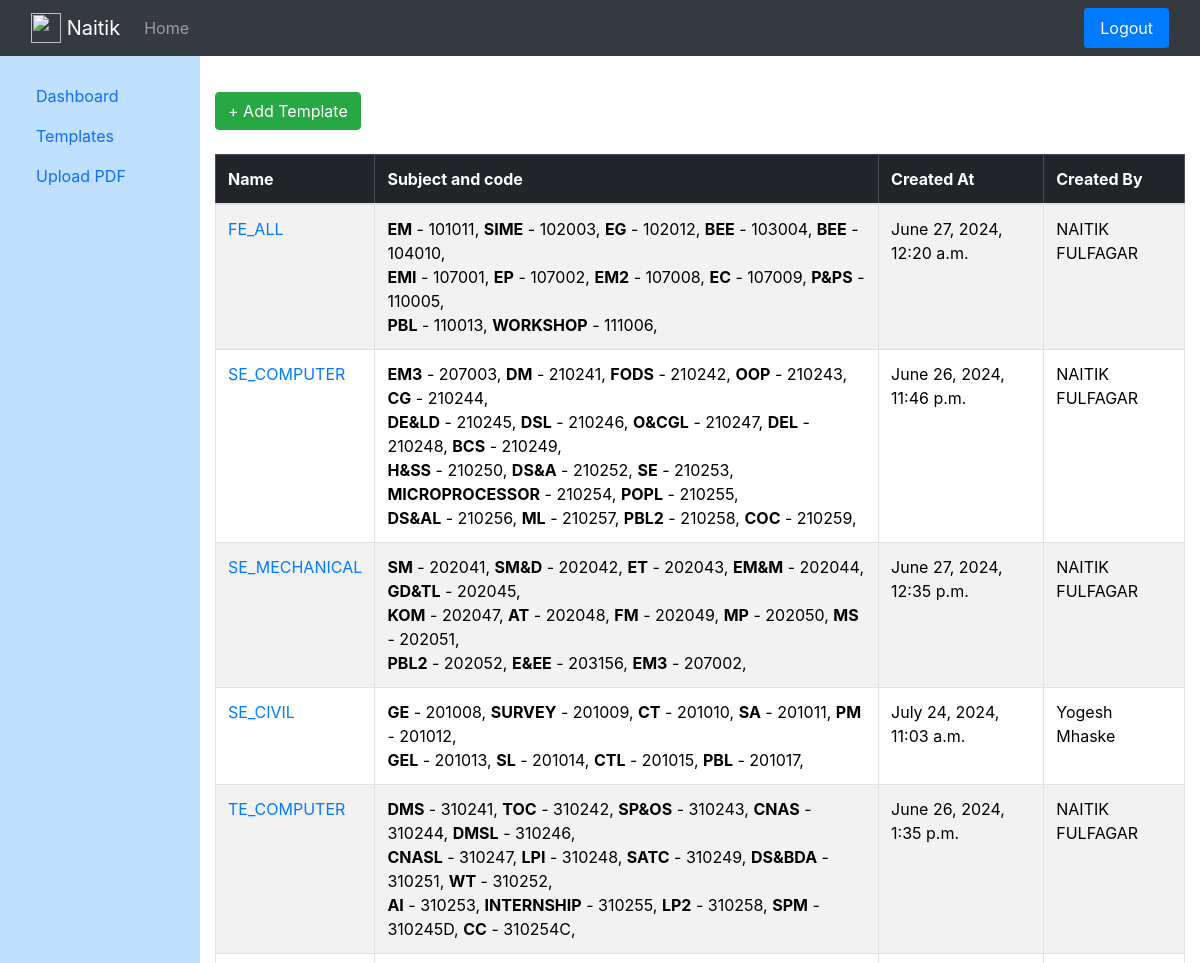
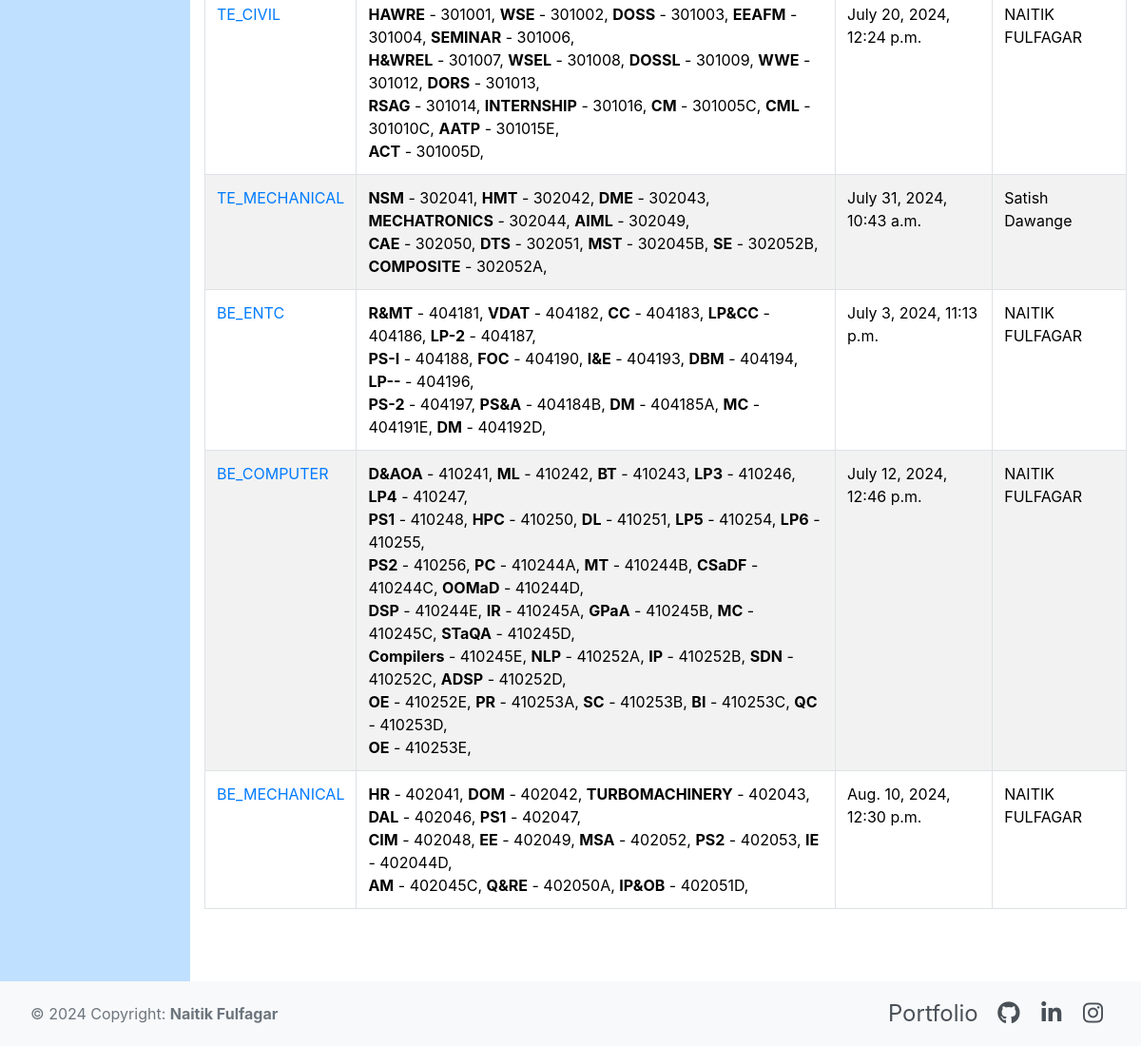
Screenshot of /templates/ (signed in) with the database file from the repository (2 pictures, top to bottom).
### website/models.py (models this page shows, shortened)
class templates_obj(models.Model):
    created_at  =   models.DateTimeField(auto_now_add=True)
    created_by  =    models.CharField(max_length=100,null=True)
    key_value_pairs =   models.JSONField()
    Name            =   models.CharField(max_length=100, blank=True)  # Adjust max_length as per your naming convention
    Year_choices = (
        ('FE', 'FE'),
        ('SE', 'SE'),
        ('TE', 'TE'),
        ('BE', 'BE'),
    )
    Year            =   models.CharField(max_length=50,choices=Year_choices,default="", blank=True, null=True)
    Branch_choices = (
        ('ALL'   , 'ALL'),
        ('COMPUTER'   , 'COMPUTER'),
        ('ENTC' , 'ENTC'),
        ('ELECTRICAL'  , 'ELECTRICAL'),
        ('MECHANICAL' , 'MECHANICAL'),
        ('CIVIL' , 'CIVIL'),
    )
    Branch          =   models.CharField(max_length=50,choices=Branch_choices,default="", blank=True, null=True)
    class Meta:
        unique_together = ('Year', 'Branch')

### website/templates.py (the view)
# urls.py: path('templates/', templates.templates,name='templates'),
def templates(request):
    if request.user.is_authenticated:
        records = templates_obj.objects.all().order_by(
    Case(
        When(Name__startswith='FE', then=1),
        When(Name__startswith='SE', then=2),
        When(Name__startswith='TE', then=3),
        When(Name__startswith='BE', then=4),
        default=999,
        output_field=IntegerField(),
    )
)
        return render(request,'templates.html',{'records':records})
    else:
        messages.success(request,"You Must Be Logged In To View This Page.....")
        return redirect('login')

### website/templatetags/custom_filters.py (called while the page is built)
@register.filter
def initials(value):
    if not isinstance(value, str):
        return value
    words = value.split()
    if len(words) == 1:
        return value  # Return the whole word if it's a single word
    return ''.join([word[0] for word in words])

### website/templates/templates.html (shortened to what this page needs)
{% extends 'base.html' %} {% block content %}
{% load custom_filters %}
  {% if user.is_authenticated %}
  <a href="{% url 'add_templates' %}" class="btn btn-success">+ Add Template</a>
  <br />
  <br />
    <table class="table table-bordered table-striped">
        <thead class="table-dark">
        <tr>
            <th scope="col">Name</th>
            <th scope="col">Subject and code</th>
            <th scope="col">Created At</th>
            <th scope="col">Created By</th>
        </tr>
        </thead>
        <tbody>
            {% if records %}
                {% for record in records %}
                <tr>
                    <td scope="col"><a href="{% url 'templates_record' record.id %}">{{ record.Name }}</a></td>
                    <td scope="col">
                        {% for key, value in record.key_value_pairs.items %}
                            <strong>{{ value.0|initials }}</strong> - {{ key }},
                            {% if forloop.counter|divisibleby:5 %}
                                <br/>
                            {% endif %}
                        {% endfor %}
                    </td>
                    <td scope="col">{{ record.created_at }}</td>
                    <td scope="col">{{ record.created_by }}</td>
                </tr>
                {% endfor %}
            {% endif %}
        </tbody>
    </table>
    <br />
    <br />
{% endif %} {% endblock %}

### website/templates/base.html (shortened to what this page needs)
<!DOCTYPE html>
<html lang="en">
  <head>
    {% load static %}
    <link
      href="https://cdn.jsdelivr.net/npm/bootstrap@5.3.3/dist/css/bootstrap.min.css"
      rel="stylesheet"
    />
  </head>
  <body>
    {% include 'navbar.html' %}
    {% include 'sidebar.html' %}
    {% include 'footer.html' %}
    {% if user.is_authenticated %}
    <main role="main" class="col-md-10 ml-sm-auto col-lg-10 px-0 mt-5 content">
      {%else%}
      <main role="main" class="content mt-5">
      {% endif %}
    <div class="container">
      <br />
      {%block content %}
      {% endblock %}
    </div>
  </body>
</html>

### website/templates/navbar.html (shortened to what this page needs)
<nav class="navbar navbar-expand-lg navbar-dark bg-dark fixed-top">
  <div class="container-fluid">
    <a class="navbar-brand" href="{% url 'home' %}">
      <img
        src="https://raw.githubusercontent.com/NaitikFulfagar/assets/main/onlyround.jpg"
        width="30"
        height="30"
        class="d-inline-block align-top"
        alt=""
      />
      Naitik
    </a>
    <div class="collapse navbar-collapse" id="navbarSupportedContent">
      <ul class="navbar-nav me-auto mb-2 mb-lg-0">
        {% if user.is_authenticated %}
        <li class="nav-item">
          <a class="nav-link" href="{% url 'home' %}">Home</a>
        </li>
      </ul>
      <ul class="nav nav-pills nav-fill justify-content-end">
        <li class="nav-item">
          <a
            class="nav-link active"
            aria-current="page"
            href="{% url 'logout' %}"
            >Logout</a
          >
        </li>
      </ul>
      {% endif %}
    </div>
  </div>
</nav>

### website/templates/sidebar.html (shortened to what this page needs)
{% if user.is_authenticated %}
  <link href="https://stackpath.bootstrapcdn.com/bootstrap/4.5.2/css/bootstrap.min.css" rel="stylesheet">
<body>
  <div class="container-fluid">
    <div class="row">
      <nav class="col-md-2 d-none d-md-block  sidebar" >
        <div class="sidebar-sticky">
          <ul class="nav flex-column">
            <li class="nav-item">
              <a class="nav-link active" href="{% url 'dashboard' %}">Dashboard</a>
            </li>
            <li class="nav-item">
              <a class="nav-link" href="{% url 'templates' %}">Templates</a>
            </li>
            <li class="nav-item">
              <a class="nav-link" href="{% url 'uploadpdf' %}">Upload PDF</a>
            </li>
          </ul>
        </div>
      </nav>
    </div>
  </div>
{% endif %}

### website/templates/footer.html (shortened to what this page needs)
<link rel="stylesheet" href="https://cdnjs.cloudflare.com/ajax/libs/font-awesome/6.0.0-beta3/css/all.min.css">
  <footer class="text-center text-lg-start bg-body-tertiary text-muted fixed-bottom">
    <div class="footer-content">
      <div>
        © 2024 Copyright:
        <strong>Naitik Fulfagar</strong>
      </div>
      <div class="social-links">
        <a href="https://naitikfulfagar.github.io/" title="Portfolio">Portfolio</a>
        <a href="https://github.com/NaitikNFulfagar" title="GitHub">
          <i class="fab fa-github"></i>
        </a>
        <a href="https://www.linkedin.com/in/naitik-fulfagar/" title="LinkedIn">
          <i class="fab fa-linkedin-in"></i>
        </a>
        <a href="https://www.instagram.com/naitik_fulfagar/" title="Instagram">
          <i class="fab fa-instagram"></i>
        </a>
      </div>
    </div>
  </footer>

### website/templates/base.html (style rules this page uses)
body { padding-bottom: 60px; }

### website/templates/sidebar.html (style rules this page uses)
.sidebar { position: fixed; top: 56px; bottom: 0; left: 0; z-index: 100; width: 250px; background-color: #c0e0ff; padding: 20px; }
.content { margin-left: 250px; padding: 20px; }
@media (min-width: 768px) { .content { margin-top: 56px; } }

### website/templates/footer.html (style rules this page uses)
footer { background-color: rgba(0, 0, 0, 0.05); }
.footer-content { padding: 1rem 2rem; display: flex; justify-content: space-between; align-items: center; flex-wrap: wrap; }
.social-links a { font-size: 1.5rem; color: #495057; margin: 0 0.5rem; }

### rows the page displays
templates_obj: Name "FE_ALL", value "EM" "SIME" "EG" "BEE" "BEE" "EMI" "EP" "EM2" "EC" "P&PS" "PBL" "WORKSHOP", key_value_pairs "101011" "102003" "102012" "103004" "104010" "107001" "107002" "107008" "107009" "110005" "110013" "111006", created_at "June 27, 2024, 12:20 a.m.", created_by "NAITIK FULFAGAR"
templates_obj: Name "SE_COMPUTER", value "EM3" "DM" "FODS" "OOP" "CG" "DE&LD" "DSL" "O&CGL" "DEL" "BCS" "H&SS" "DS&A" "SE" "MICROPROCESSOR" "POPL" "DS&AL" "ML" "PBL2" "COC", key_value_pairs "207003" "210241" "210242" "210243" "210244" "210245" "210246" "210247" "210248" "210249" "210250" "210252" "210253" "210254" "210255" "210256" "210257" "210258" "210259", created_at "June 26, 2024, 11:46 p.m.", created_by "NAITIK FULFAGAR"
templates_obj: Name "SE_MECHANICAL", value "SM" "SM&D" "ET" "EM&M" "GD&TL" "KOM" "AT" "FM" "MP" "MS" "PBL2" "E&EE" "EM3", key_value_pairs "202041" "202042" "202043" "202044" "202045" "202047" "202048" "202049" "202050" "202051" "202052" "203156" "207002", created_at "June 27, 2024, 12:35 p.m.", created_by "NAITIK FULFAGAR"
templates_obj: Name "SE_CIVIL", value "GE" "SURVEY" "CT" "SA" "PM" "GEL" "SL" "CTL" "PBL", key_value_pairs "201008" "201009" "201010" "201011" "201012" "201013" "201014" "201015" "201017", created_at "July 24, 2024, 11:03 a.m.", created_by "Yogesh Mhaske"
templates_obj: Name "TE_COMPUTER", value "DMS" "TOC" "SP&OS" "CNAS" "DMSL" "CNASL" "LPI" "SATC" "DS&BDA" "WT" "AI" "INTERNSHIP" "LP2" "SPM" "CC", key_value_pairs "310241" "310242" "310243" "310244" "310246" "310247" "310248" "310249" "310251" "310252" "310253" "310255" "310258" "310245D" "310254C", created_at "June 26, 2024, 1:35 p.m.", created_by "NAITIK FULFAGAR"
templates_obj: Name "TE_CIVIL", value "HAWRE" "WSE" "DOSS" "EEAFM" "SEMINAR" "H&WREL" "WSEL" "DOSSL" "WWE" "DORS" "RSAG" "INTERNSHIP" "CM" "CML" "AATP" "ACT", key_value_pairs "301001" "301002" "301003" "301004" "301006" "301007" "301008" "301009" "301012" "301013" "301014" "301016" "301005C" "301010C" "301015E" "301005D", created_at "July 20, 2024, 12:24 p.m.", created_by "NAITIK FULFAGAR"
templates_obj: Name "TE_MECHANICAL", value "NSM" "HMT" "DME" "MECHATRONICS" "AIML" "CAE" "DTS" "MST" "SE" "COMPOSITE", key_value_pairs "302041" "302042" "302043" "302044" "302049" "302050" "302051" "302045B" "302052B" "302052A", created_at "July 31, 2024, 10:43 a.m.", created_by "Satish Dawange"
templates_obj: Name "BE_ENTC", value "R&MT" "VDAT" "CC" "LP&CC" "LP-2" "PS-I" "FOC" "I&E" "DBM" "LP--" "PS-2" "PS&A" "DM" "MC" "DM", key_value_pairs "404181" "404182" "404183" "404186" "404187" "404188" "404190" "404193" "404194" "404196" "404197" "404184B" "404185A" "404191E" "404192D", created_at "July 3, 2024, 11:13 p.m.", created_by "NAITIK FULFAGAR"
templates_obj: Name "BE_COMPUTER", value "D&AOA" "ML" "BT" "LP3" "LP4" "PS1" "HPC" "DL" "LP5" "LP6" "PS2" "PC" "MT" "CSaDF" "OOMaD" "DSP" "IR" "GPaA" "MC" "STaQA" "Compilers" "NLP" "IP" "SDN" "ADSP" "OE" "PR" "SC" "BI" "QC" "OE", key_value_pairs "410241" "410242" "410243" "410246" "410247" "410248" "410250" "410251" "410254" "410255" "410256" "410244A" "410244B" "410244C" "410244D" "410244E" "410245A" "410245B" "410245C" "410245D" "410245E" "410252A" "410252B" "410252C" "410252D" "410252E" "410253A" "410253B" "410253C" "410253D" "410253E", created_at "July 12, 2024, 12:46 p.m.", created_by "NAITIK FULFAGAR"
templates_obj: Name "BE_MECHANICAL", value "HR" "DOM" "TURBOMACHINERY" "DAL" "PS1" "CIM" "EE" "MSA" "PS2" "IE" "AM" "Q&RE" "IP&OB", key_value_pairs "402041" "402042" "402043" "402046" "402047" "402048" "402049" "402052" "402053" "402044D" "402045C" "402050A" "402051D", created_at "Aug. 10, 2024, 12:30 p.m.", created_by "NAITIK FULFAGAR"
